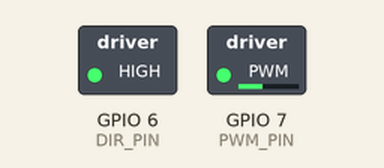
Recording of a sketch running on a simulated ESP32-S3. Shown: switched loads named in the sketch (green lamp = pin HIGH).

Above: at 0.05 s.
At 1.75 s:
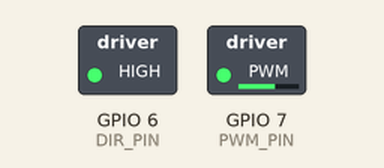
At 3.45 s:
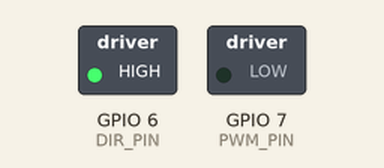
At 6.95 s:
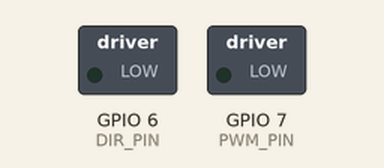
Timing chart, 0 to 9.1 s (numbered marks = the images above):
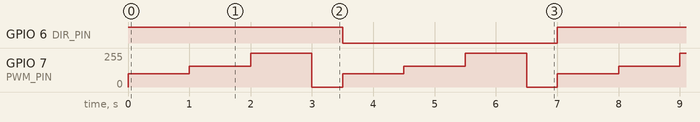

Measured:
- by itself, GPIO 6 (DIR_PIN): alternates HIGH for 3.5 s and LOW for 3.5 s
- by itself, GPIO 7 (PWM_PIN): repeats every 3.5 s: 154/255 1.0 s, 255/255 1.0 s, 0/255 0.50 s, 100/255 1.0 s

The sketch:

07-011_DC_motor_with_DRV8871_controller_minimal.ino
```cpp
/*  07.011 - DC Motor Control with DRV8871 (Minimal, Modern API)
 *
 * Course: IoT Development with ESP32-S3
 * Target Hardware: ESP32-S3-DevKitC-1 v1.1
 * Module: ESP32-S3-WROOM-1-N16R16V
 *
 * This minimal script demonstrates basic control of a brushed DC motor using the
 * DRV8871 motor driver with the ESP32-S3's LEDC peripheral. It gradually changes
 * motor speed in three steps, then reverses direction. It uses the modern LEDC API.
 *
 * HARDWARE INFORMATION:
 * =====================
 * - ESP32-S3-DevKitC-1 v1.1
 * - 16MB Flash, 16MB PSRAM
 * - GPIO-based PWM using LEDC
 *
 * CIRCUIT DIAGRAM:
 * ================
 *
 * ESP32-S3         DRV8871
 * --------         -------
 * GPIO6    -->     IN1 (Direction)
 * GPIO7    -->     IN2 (PWM Speed)
 * GND      -->     GND
 * MOTOR OUT1 -->   DC Motor +
 * MOTOR OUT2 -->   DC Motor -
 * POWER+    -->    9V motor PSU
 * POWER-    -->    PSU GND (shared with ESP32 GND)
 *
 * COMPONENTS:
 * ===========
 * - ESP32-S3-DevKitC-1 v1.1
 * - DRV8871 motor driver
 * - Brushed DC motor (6–9V)
 * - 9V external power supply
 *
 * GPIO ASSIGNMENTS:
 * =================
 * - DIR_PIN  -> GPIO6
 * - PWM_PIN  -> GPIO7
 *
 * TECHNICAL NOTES:
 * ================
 * - Uses new `ledcAttach()` and `ledcWrite()` APIs (ESP32 Arduino Core v3.0+)
 * - 8-bit PWM resolution with 4kHz frequency
 *
 * IDE REQUIREMENTS:
 * =================
 * - Arduino IDE 2.0+
 * - ESP32 Arduino Core v3.0+
 * - Board: "ESP32S3 Dev Module"
 *
 * Created: April 1, 2019 by Peter Dalmaris
 * Updated: July 28, 2025 for ESP32-S3 compatibility (modern LEDC API)
 */

const int DIR_PIN  = 6;
const int PWM_PIN  = 7;
const int PWM_FREQ = 4000;
const int PWM_RES  = 8;

bool direction = HIGH;

void setup() {
  pinMode(DIR_PIN, OUTPUT);
  digitalWrite(DIR_PIN, direction);
  ledcAttach(PWM_PIN, PWM_FREQ, PWM_RES);
}

void loop() {
  digitalWrite(DIR_PIN, direction);
  ledcWrite(PWM_PIN, 100);
  delay(1000);
  ledcWrite(PWM_PIN, 155);
  delay(1000);
  ledcWrite(PWM_PIN, 255);
  delay(1000);
  ledcWrite(PWM_PIN, 0);
  delay(500);
  direction = !direction;
}
```
